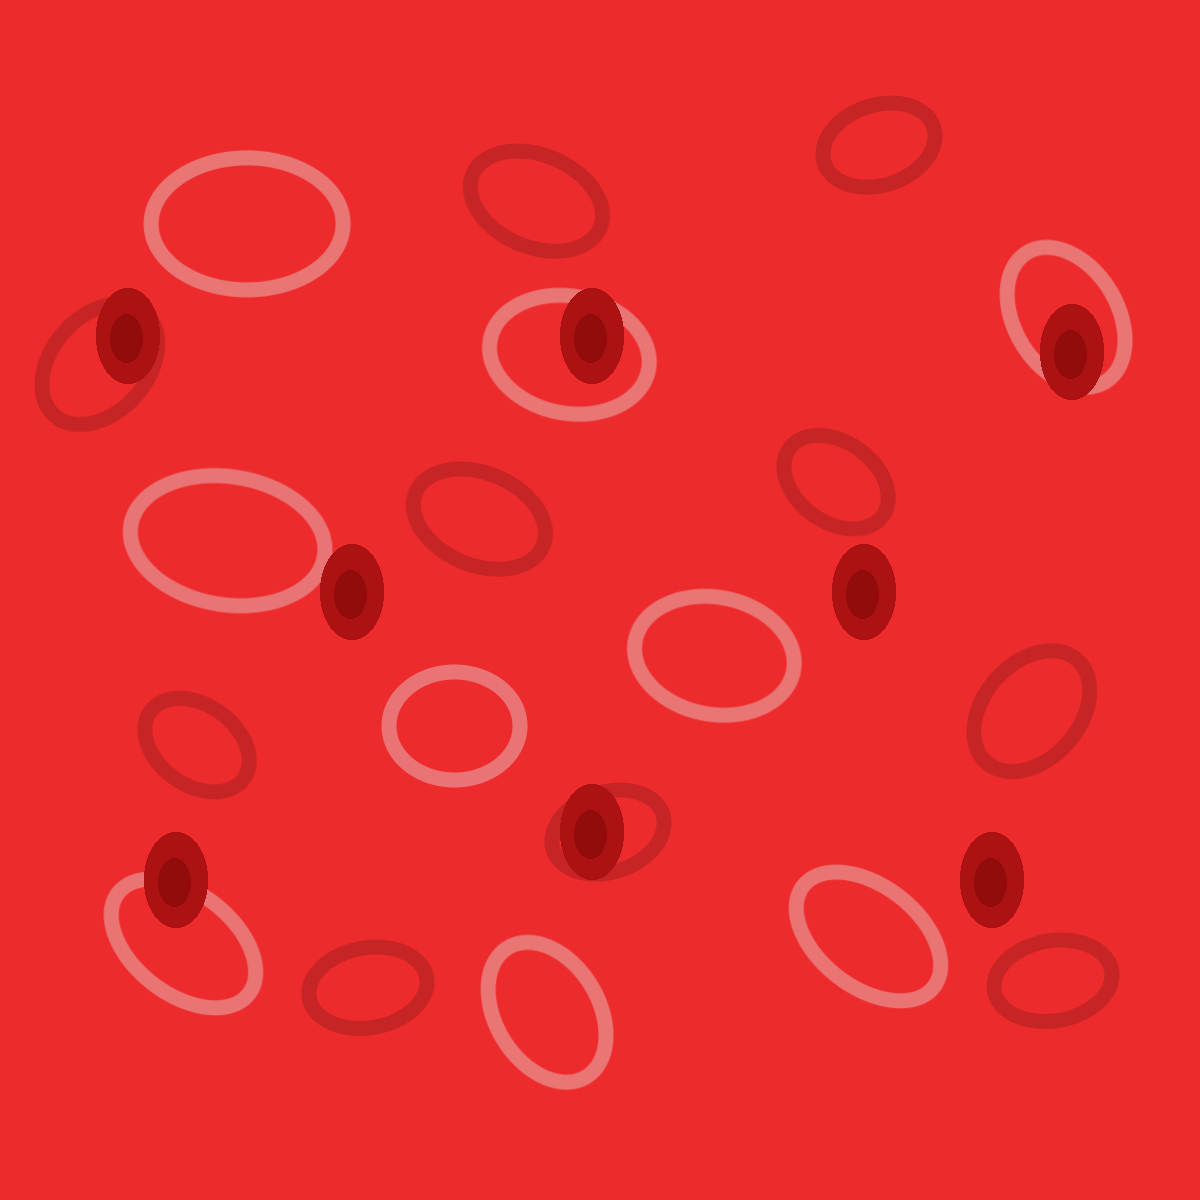

The image is a tile-based game level rendered from a .tmx file. Its description and source (layers, tilesets, objects; grid data summarised) follow:
An orthogonal 75x75 tile map with 16x16 px tiles, 3 tile layers (backgroundLayer, blockedLayer, objectLayer), 2 tilesets.

<map version="1.2" tiledversion="1.2.3" orientation="orthogonal" renderorder="right-down" width="75" height="75" tilewidth="16" tileheight="16" infinite="0" nextlayerid="5" nextobjectid="1">
 <tileset firstgid="1" name="gameTiles" tilewidth="16" tileheight="16" tilecount="5625" columns="75">
  <image source="../images/backgroundMap.png" width="1200" height="1200" />
 </tileset>
 <tileset firstgid="5626" name="redBloodCell" tilewidth="16" tileheight="16" tilecount="24" columns="4">
  <image source="../images/redBloodCell.png" width="64" height="96" />
 </tileset>
 <layer id="1" name="backgroundLayer" width="75" height="75">
  <data>[5625 cells, 5625 non-empty, 5625 distinct tile ids]</data>
 </layer>
 <layer id="3" name="blockedLayer" width="75" height="75">
  <data>[5625 cells, 192 non-empty, 24 distinct tile ids]</data>
 </layer>
 <layer id="4" name="objectLayer" width="75" height="75">
  <data>[5625 cells, 0 non-empty, 0 distinct tile ids]</data>
 </layer>
</map>